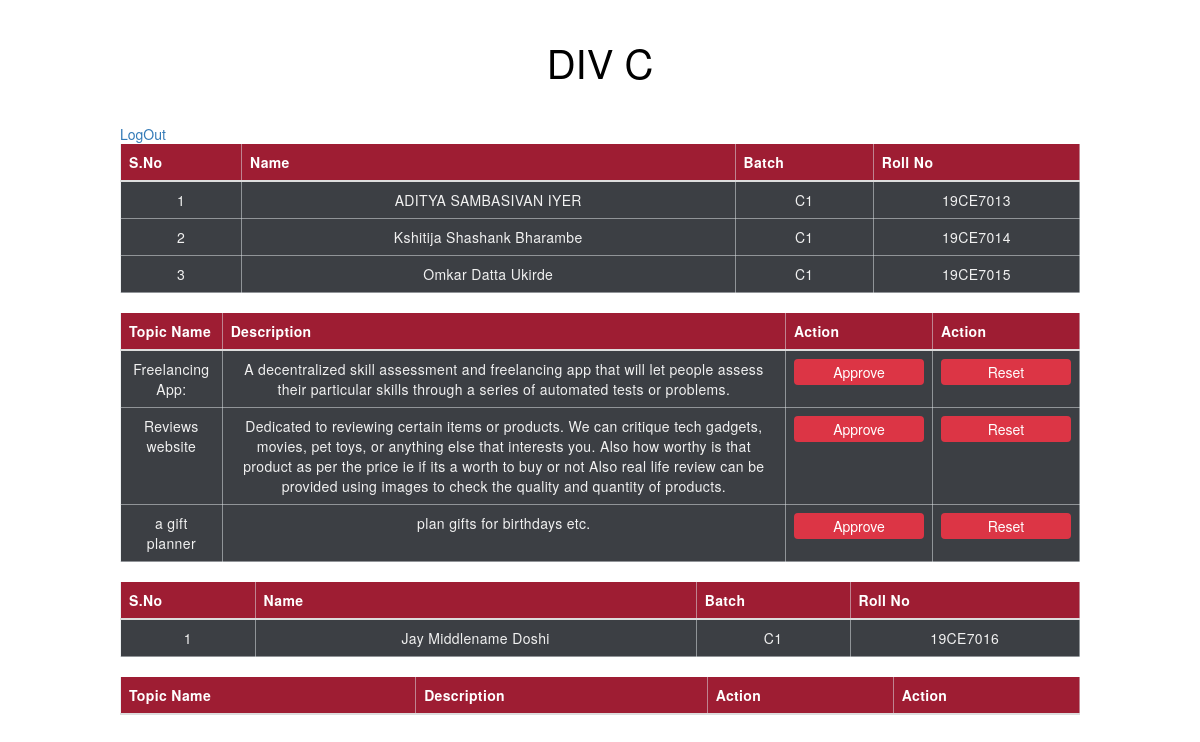
Screenshot of /division.php?division=C (signed in) with the database file from the repository.
### tables this page shows
CREATE TABLE `groups` (
  `sr_no` int(11) NOT NULL,
  `g_id` varchar(15) NOT NULL,
  `s_id` varchar(10) NOT NULL,
  `Leader` tinyint(1) DEFAULT NULL,
  `dept` varchar(10) NOT NULL,
  `division` varchar(1) NOT NULL
);

CREATE TABLE `student` (
  `sr_no` int(10) NOT NULL,
  `s_id` varchar(20) NOT NULL,
  `dept` varchar(10) NOT NULL,
  `roll_no` varchar(10) NOT NULL,
  `F_name` varchar(20) NOT NULL,
  `M_name` varchar(20) NOT NULL,
  `L_name` varchar(20) NOT NULL,
  `email` varchar(50) NOT NULL,
  `password` varchar(20) NOT NULL,
  `contact` bigint(10) NOT NULL,
  `year` varchar(10) NOT NULL,
  `division` varchar(10) NOT NULL,
  `batch` varchar(10) NOT NULL,
  `active` int(1) NOT NULL
);

CREATE TABLE `project_suggestions` (
  `sr_no` int(11) NOT NULL,
  `g_id` varchar(20) NOT NULL,
  `topic_id` varchar(20) NOT NULL,
  `topic` varchar(100) NOT NULL,
  `description` varchar(1500) NOT NULL,
  `approved` int(11) NOT NULL,
  `status` int(11) NOT NULL
);

### division.php (the view, shortened to what this page needs)
<?php
 include('index_back.php');
?>
<!DOCTYPE html>
<html>
<head>
    <link rel="stylesheet" href="css/div.css">
    <link rel="stylesheet" href="https://maxcdn.bootstrapcdn.com/bootstrap/3.4.1/css/bootstrap.min.css">
</head>
<body>
    <div class="table-container">
        <?php
            $dept = $_SESSION['dept'];
            $division=$_GET['division'];
            echo'<h1 class="heading">DIV '.$division.'</h1> <a href="logout.php"> LogOut</a>';
               $res3 = mysqli_query($Connect," SELECT * FROM `groups` WHERE `Leader` = '1' AND `division`='$division' and `dept` = '$dept' ");
               while ($row3=mysqli_fetch_array($res3)) {
                   $g_id=$row3['g_id']; ?>
        <table class="table">
        <thead>
                 <th>S.No</th>
                 <th>Name</th>
                 <th>Batch</th>
                 <th>Roll No</th>
            </thead>
            <tbody>
            <?php
    $n=1;
                   $res1 = mysqli_query($Connect, " SELECT * FROM `groups` WHERE `g_id` = '$g_id' ");
                   while ($row1=mysqli_fetch_array($res1)) {
                       $s_id=$row1['s_id'];
                       $res2 = mysqli_query($Connect, " SELECT * FROM `student` WHERE  `s_id`='$s_id' ");
                       while ($row2=mysqli_fetch_array($res2)) {
                           $F_name = $row2['F_name'];
                           $M_name = $row2['M_name'];
                           $L_name = $row2['L_name'];
                           $Full_name=" {$F_name} {$M_name} {$L_name} ";
                           $roll_no = $row2['roll_no'];
                           $batch = $row2['batch']; ?>
                  <tr>
                        <td data-label="S.No"><?php echo $n ?></td>
                        <td data-label="Name"><?php echo $Full_name ?></td>
                        <td data-label="Batch"><?php echo $batch ?></td>
                        <td data-label="Roll No"><?php echo $roll_no ?></td>
                  </tr>
                <?php
                    $n++;
                       }
                   }
               ?>
            </tbody>
          </table>
        <table class="table">
            <thead>
                <tr>
                    <th>Topic Name</th>
                    <th>Description</th>
                    <th>Action</th>
                    <th>Action</th>
                </tr>
            </thead>
            <tbody>
            <?php
            $res5 = mysqli_query($Connect," SELECT * FROM `project_suggestions` WHERE `g_id` = '$g_id'  ");
               while ($row5=mysqli_fetch_array($res5)) {
                   $topic   =   $row5['topic'];
                   $description = $row5['description'];
                   $topic_id = $row5['topic_id'];
                ?>
                <tr>
                    <td data-label="Topic Name"><?php echo $topic?></td>
                    <td data-label="Description"> <?php echo $description?> </td>
                    <?php
                        $approved=$row5['approved'];
                        if ($approved == 0) {
                            ?>
                            <td data-label="Action"><form method="post"><input type="submit" class="btn" name="<?php echo $topic_id ?>" value="Approve"></form></td>
                            <?php
                        } elseif ($approved == '1') {
                            echo'<td data-label="Action"><label>Accepted</label></td>';
                        } else {
                            echo'<td data-label="Action"><label>Rejected</label></td>';
                        }
                    ?>
                    <td data-label="Action"><form method="post"><button  name="<?php echo "A$topic_id" ?>" class="btn">Reset</button></form>
                </tr>
                <?php
        }
           }
               ?>
            </tbody>
        </table>

### css/div.css (style rules this page uses)
* { margin: 0; padding: 0; box-sizing: border-box; }
body { background-color: #FFFFFF; font-family: sans-serif; }
.table-container { padding: 0 10%; margin: 40px auto 0; }
.heading { font-size: 40px; text-align: center; color: #000; margin-bottom: 40px; }
.table { width: 100%; border-collapse: collapse; }
.table thead { background-color: rgb(158,29,51); }
.table thead tr th { font-size: 14px; font-weight: medium; letter-spacing: 0.35px; color: #FFFFFF; opacity: 1; padding: 12px; vertical-align: top; border:1px solid #dee2e685; }
.table tbody tr td { font-size: 14px; letter-spacing: 0.35px; font-weight: normal; color: #f1f1f1; background-color: #3c3f44; padding: 8px; text-align: center; border: 1px solid #dee2e685; }
.table tbody tr td .btn { width: 130px; text-decoration: none; line-height: 12px; display: inline-block; background-color: #dc3545; font-weight: medium; color: #FFFFFF; text-align: center; vertical-align: middle; user-select: none; border: 1px solid transparent; font-size: 14px; opacity: 1; }

### rows the page displays
student: Full_name "ADITYA SAMBASIVAN IYER", batch "C1", roll_no "19CE7013"
student: Full_name "Kshitija Shashank Bharambe", batch "C1", roll_no "19CE7014"
student: Full_name "Omkar Datta Ukirde", batch "C1", roll_no "19CE7015"
project_suggestions: topic "Freelancing App:", description "A decentralized skill assessment and freelancing app that will let people assess their particular skills through a series of automated tests or problems."
project_suggestions: topic "Reviews website", description "Dedicated to reviewing certain items or products. We can critique tech gadgets, movies, pet toys, or anything else that interests you. Also how worthy is that product as per the price ie if its a worth to buy or not Also real life review can be provided using images to check the quality and quantity of products."
project_suggestions: topic "a gift planner", description "plan gifts for birthdays etc."
student: Full_name "Jay Middlename Doshi", batch "C1", roll_no "19CE7016"

### other values shown
$division "C"
